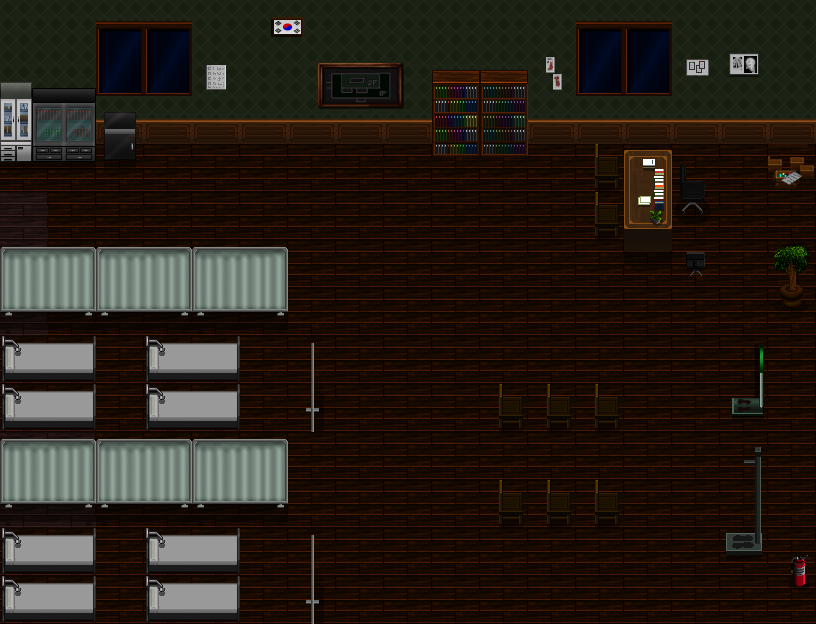

This is a level from a 2D game, rendered from its Tiled map with the project's own tilesets. A one-line summary and the complete map file follow:
An orthogonal 17x13 tile map with 48x48 px tiles, 3 tile layers (Tile Layer 1, Tile Layer 2, Item Layer ), 3 tilesets and 47 objects.

<map version="1.10" tiledversion="1.10.1" orientation="orthogonal" renderorder="right-down" width="17" height="13" tilewidth="48" tileheight="48" infinite="0" nextlayerid="5" nextobjectid="51">
 <tileset firstgid="1" source="TileSet/School_A5.tsx" />
 <tileset firstgid="199" source="TileSet/School_B2.tsx" />
 <tileset firstgid="455" source="TileSet/School_B.tsx" />
 <layer id="1" name="Tile Layer 1" width="17" height="13">
  <data encoding="csv">
51,51,51,51,51,51,51,51,51,51,51,51,51,51,51,51,51,
51,51,51,51,51,51,51,51,51,51,51,51,51,51,51,51,51,
59,59,59,59,59,59,59,59,59,59,59,59,59,59,59,59,59,
39,39,39,39,39,39,39,39,39,39,39,39,39,39,39,39,39,
36,39,39,39,39,39,39,39,39,39,39,39,39,39,39,39,39,
36,39,39,39,39,39,39,39,39,39,39,39,39,39,39,39,39,
36,39,39,39,39,39,39,39,39,39,39,39,39,39,39,39,39,
39,39,39,39,39,39,39,39,39,39,39,39,39,39,39,39,39,
39,39,39,39,39,39,39,39,39,39,39,39,39,39,39,39,39,
36,36,39,39,39,39,39,39,39,39,39,39,39,39,39,39,39,
36,36,39,39,39,39,39,39,39,39,39,39,39,39,39,39,39,
39,39,39,39,39,39,39,39,39,39,39,39,39,39,39,39,39,
39,39,39,39,39,39,39,39,39,39,39,39,39,39,39,39,39
</data>
 </layer>
 <layer id="2" name="Tile Layer 2" width="17" height="13">
  <data encoding="csv">
0,0,591,592,0,554,555,0,0,0,0,0,591,592,0,0,0,
330,331,607,608,329,0,633,634,635,666,667,328,607,608,314,313,0,
346,347,343,0,0,0,649,650,651,682,683,0,0,0,0,0,0,
362,363,359,0,0,0,0,0,0,698,699,0,301,663,664,0,233,
0,0,0,0,0,0,0,0,0,0,0,0,301,679,680,0,0,
375,376,375,376,375,376,0,0,0,0,0,0,0,695,696,0,665,
391,392,391,392,391,392,0,0,0,0,0,0,0,0,0,0,681,
2147483960,2147483959,0,2147483960,2147483959,0,377,0,0,0,0,0,0,0,0,2147483993,0,
2147483960,2147483959,0,2147483960,2147483959,0,393,0,0,0,2147483948,2147483948,2147483948,0,0,2147484009,0,
375,376,375,376,375,376,0,0,0,0,0,0,0,0,0,378,0,
391,392,391,392,391,392,0,0,0,0,2147483948,2147483948,2147483948,0,0,394,0,
2147483960,2147483959,0,2147483960,2147483959,0,377,0,0,0,0,0,0,0,0,410,553,
2147483960,2147483959,0,2147483960,2147483959,0,393,0,0,0,0,0,0,0,0,0,569
</data>
 </layer>
 <layer id="3" name="Item Layer " width="17" height="13">
  <data encoding="csv">
0,0,0,0,0,0,0,0,0,0,0,0,0,0,0,0,0,
0,0,0,0,0,0,0,0,0,0,0,0,0,0,0,0,0,
0,0,0,0,0,0,0,0,0,0,0,0,0,0,0,0,0,
0,0,0,0,0,0,0,0,0,0,0,0,0,0,0,0,477,
0,0,0,0,0,0,0,0,0,0,0,0,0,0,0,0,0,
0,0,0,0,0,0,0,0,0,0,0,0,0,0,0,0,0,
0,0,0,0,0,0,0,0,0,0,0,0,0,0,0,0,0,
0,0,0,0,0,0,0,0,0,0,0,0,0,0,0,0,0,
0,0,0,0,0,0,0,0,0,0,0,0,0,0,0,0,0,
0,0,0,0,0,0,0,0,0,0,0,0,0,0,0,0,0,
0,0,0,0,0,0,0,0,0,0,0,0,0,0,0,0,0,
0,0,0,0,0,0,0,0,0,0,0,0,0,0,0,0,0,
0,0,0,0,0,0,0,0,0,0,0,0,0,0,0,0,0
</data>
 </layer>
 <objectgroup id="4" name="Object Layer 1" visible="0">
  <object id="2" x="1.54188" y="0.770941" width="817.198" height="143.395" />
  <object id="3" x="-1.54188" y="-0.770941" width="15.4188" height="633.714" />
  <object id="4" x="-12.3351" y="615.211" width="858.829" height="39.318" />
  <object id="6" x="804.863" y="-3.85471" width="22.3573" height="634.485" />
  <object id="7" x="790.986" y="552.765" width="17.7317" height="38.5471" />
  <object id="8" x="740.104" y="444.833" width="25.4411" height="22.3573" />
  <object id="9" x="755.523" y="449.459" width="9.2513" height="106.39" />
  <object id="10" x="716.976" y="527.324" width="43.9437" height="28.5248" />
  <object id="11" x="757.064" y="344.611" width="13.106" height="70.1557" />
  <object id="12" x="727.769" y="394.722" width="42.4018" height="23.8992" />
  <object id="13" x="769.4" y="241.305" width="41.6308" height="65.53" />
  <object id="14" x="767.858" y="143.395" width="50.8821" height="48.5693" />
  <object id="15" x="619.066" y="143.395" width="56.2787" height="87.8873" />
  <object id="16" x="676.887" y="161.898" width="33.1505" height="62.4463" />
  <object id="17" x="681.512" y="242.076" width="27.7539" height="41.6308" />
  <object id="19" x="593.625" y="144.166" width="6.16753" height="52.424" />
  <object id="20" x="595.167" y="166.523" width="26.983" height="27.7539" />
  <object id="21" x="592.083" y="192.735" width="8.48036" height="46.2565" />
  <object id="22" x="594.396" y="218.176" width="22.3573" height="20.8154" />
  <object id="23" x="2.31282" y="239.763" width="290.645" height="79.407" />
  <object id="24" x="8.48036" y="334.589" width="90.9711" height="38.5471" />
  <object id="25" x="143.395" y="336.13" width="99.4514" height="38.5471" />
  <object id="26" x="10.0222" y="382.387" width="90.2001" height="43.1727" />
  <object id="27" x="143.395" y="383.929" width="100.222" height="41.6308" />
  <object id="28" x="3.08377" y="433.269" width="285.248" height="79.407" />
  <object id="29" x="308.377" y="337.672" width="11.5641" height="95.5967" />
  <object id="30" x="304.522" y="533.491" width="15.4188" height="88.6583" />
  <object id="31" x="10.7932" y="528.095" width="90.9711" height="38.5471" />
  <object id="32" x="11.5641" y="577.435" width="90.2001" height="45.4855" />
  <object id="33" x="142.624" y="528.866" width="99.4514" height="40.089" />
  <object id="34" x="142.624" y="577.435" width="102.535" height="42.4018" />
  <object id="35" x="498.028" y="379.303" width="5.39659" height="49.3403" />
  <object id="36" x="498.799" y="394.722" width="22.3573" height="34.6924" />
  <object id="37" x="545.827" y="380.074" width="6.93847" height="47.7984" />
  <object id="38" x="548.91" y="392.409" width="20.8154" height="37.7761" />
  <object id="39" x="591.312" y="382.387" width="9.2513" height="47.7984" />
  <object id="40" x="592.854" y="395.493" width="1.54188" />
  <object id="41" x="595.938" y="395.493" width="25.4411" height="39.318" />
  <object id="42" x="498.799" y="477.984" width="5.39659" height="55.5078" />
  <object id="43" x="499.57" y="493.403" width="25.4411" height="34.6924" />
  <object id="44" x="542.743" y="476.442" width="11.5641" height="52.424" />
  <object id="45" x="548.139" y="492.632" width="26.212" height="35.4633" />
  <object id="46" x="592.083" y="476.442" width="9.2513" height="53.195" />
  <object id="47" x="595.938" y="494.944" width="22.3573" height="33.9214" />
  <object id="48" x="14.6479" y="132.602" width="80.9489" height="37.7761" />
  <object id="49" x="106.39" y="136.457" width="29.2958" height="30.0667" />
  <object id="50" x="430.956" y="131.831" width="99.4514" height="28.5248" />
 </objectgroup>
</map>
